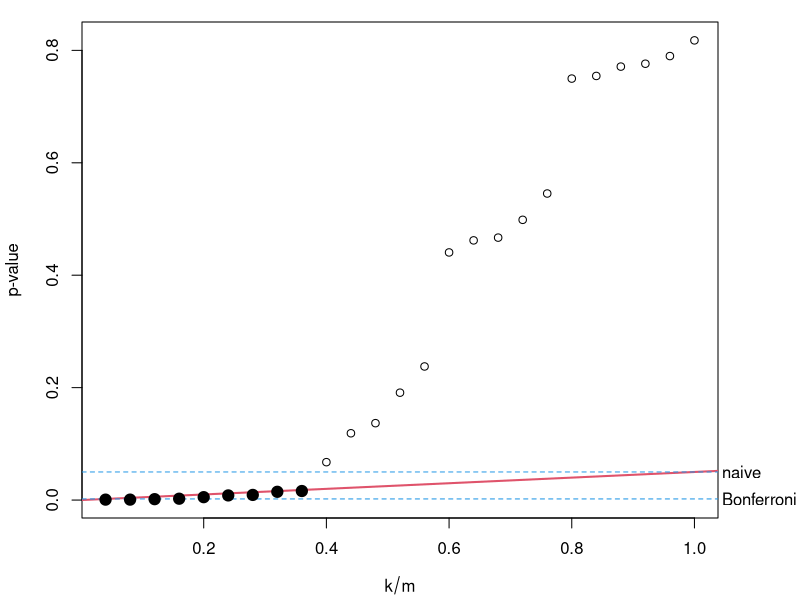

R code for this plot:
## ---- chunk 1
knitr::opts_chunk$set(echo = TRUE)
## ---- chunk 2
###EXAMPLE 1
###An Example of the Benjamini-Hochberg Method 

##pvalues entered from smallest to largest
pvals<-c(.0008,.009,.165,.19,.205,.396,.450,.641,.781,.900, 0.993)##THERE ARE KINDS OF SORTING ALGORITHMS EVEN IN EXCEL

#enter the target FDR
sigma<-.05
#calculate the threshold for each p-value
threshold<-sigma*(1:length(pvals))/length(pvals)
#compare the p-value against its threshold and display results
cbind(pvals,threshold,pvals<=threshold)
## ---- chunk 3

###EXAMPLE 2
###An Example of the Benjamini-Hochberg Method 

##pvalues entered from smallest to largest
pvals<-c(.01,.013,.014,.19,.35,.5,.63,.67,.75,.81)
#enter the target FDR
sigma<-.05
#calculate the threshold for each p-value
threshold<-sigma*(1:length(pvals))/length(pvals)
#compare the p-value against its threshold and display results
cbind(pvals,threshold,pvals<=threshold)

#calculate the term that appears in the innermost minimum function
test.p<-length(pvals)/(1:length(pvals))*pvals
length(test.p)

adj.p<-numeric(10)

#use a loop to run through each p-value and carry out the adjustment
for(i in 1:10) {
##THE MINIMUM VALUE OF THE SET OF VECTOR VALUES FROM i ONWARDS
adj.p[i]<-min(test.p[i:length(test.p)]) 

##IF THE ADJUSTED_p>1, THEN SET THE ADJUSTED_p TO 1, OTHERWISE SET IT TO adj.p
ifelse(adj.p[i]>1, 1, adj.p[i]) 
}
adj.p

#################################################
##################################################


###EXAMPLE 2 - ALTERNATIVE

p.adjust(pvals, method = "BH",     n = length(pvals))
p.adjust(pvals, method = "fdr", n = length(pvals))

##lists the original p-vales
cbind(pvals,test.p, threshold,pvals<=threshold, adj.p)


## ---- chunk 4
###A Graphical Approach to the Benjamini-Hochberg Method

P_valuesRdata <-read.table("P_values_data_coma.txt", header=T,sep=",")
P_valuesRdata

real.p<-P_valuesRdata$real.p
#generate the values to be plotted on x-axis
x.values<-(1:length(real.p))/length(real.p)
#widen right margin to make room for labels
par(mar=c(4.1,4.1,1.1,4.1))
#plot points
plot(x.values,real.p,xlab=expression(k/m),ylab="p-value")
#add FDR line
abline(0,.05,col=2,lwd=2)
#add naive a line
abline(h=.05,col=4,lty=2)
#add Bonferroni-corrected a line
abline(h=.05/length(real.p),col=4,lty=2)
#label lines
mtext(c('naive','Bonferroni'),side=4,at=c(.05,.05/length(real.p)),las=1,line=0.2)
#select observations that are less than threshold
for.test<-cbind(1:length(real.p),real.p)
pass.test<-for.test[real.p<=.05*x.values,]
pass.test

#use largest k to color points that meet Benjamini-Hochberg FDR test
last<-ifelse(is.vector(pass.test),pass.test[1],pass.test[nrow(pass.test),1])
points(x.values[1:last],real.p[1:last],pch=19,cex=1.5)
###Adjusted p-values


## ---- chunk 5
##the library below and functionalities goes through everything.
help(p.adjust)

p.adjust(pvals, method = "BH",    n = length(pvals))
p.adjust(pvals, method = "fdr",   n = length(pvals))


###a strong control of the family-wise error rate
p.adjust(pvals, method = "holm",       n = length(pvals))
p.adjust(pvals, method = "hochberg",   n = length(pvals))
p.adjust(pvals, method = "hommel",     n = length(pvals))
p.adjust(pvals, method = "bonferroni", n = length(pvals))



p.adjust(pvals, method = "BY",   n = length(pvals))
p.adjust(pvals, method = "none", n = length(pvals))


